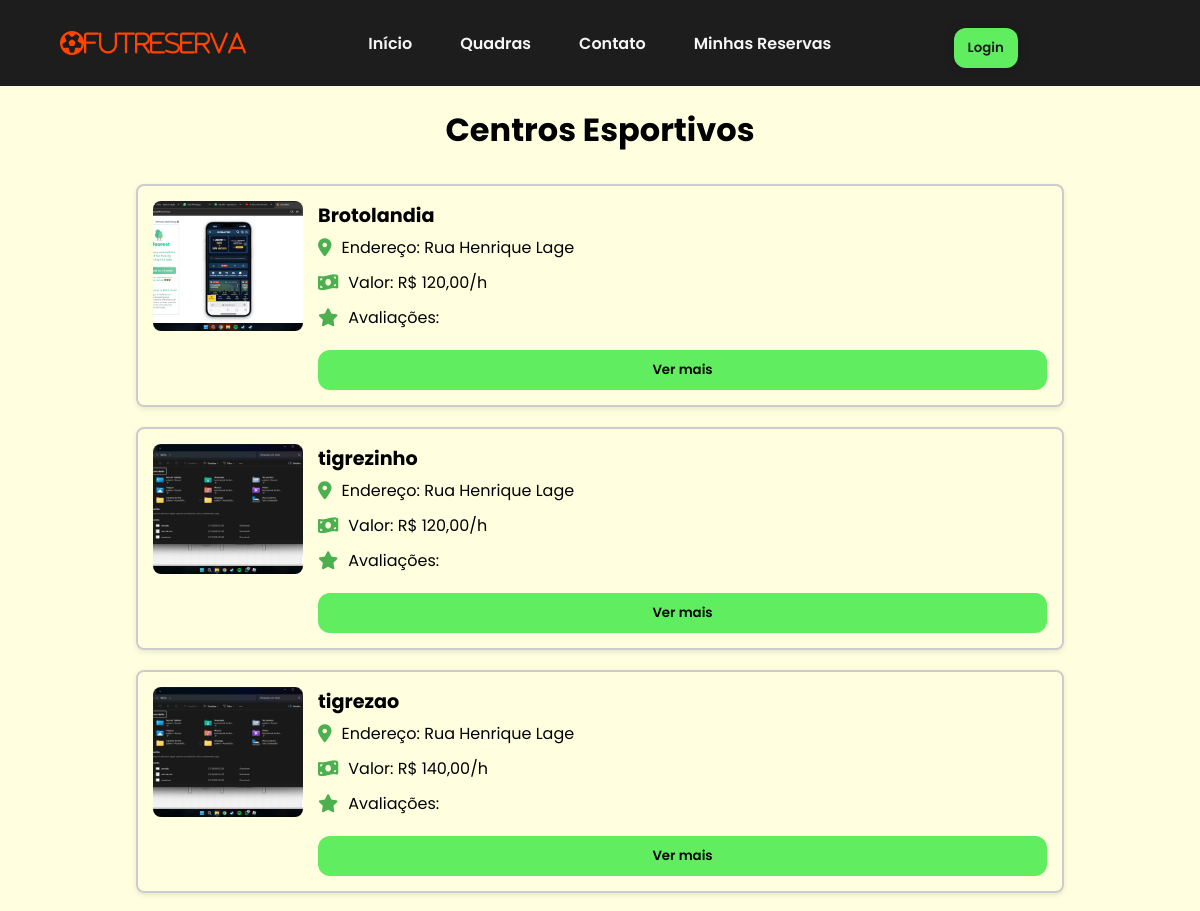
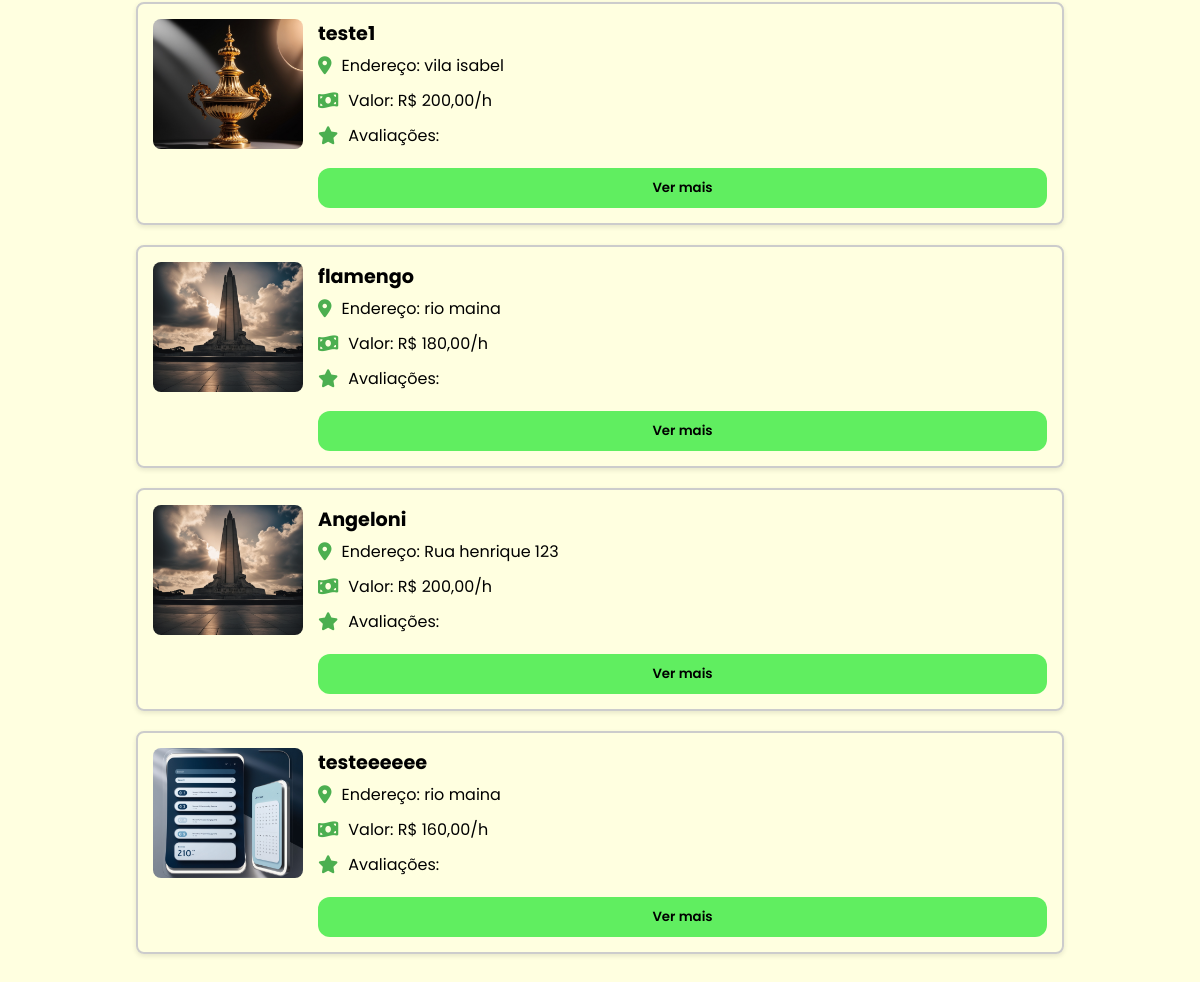
Page /society.php on the committed database (2 pictures, top to bottom).
### tables this page shows
CREATE TABLE `quadra` (
  `id_quadra` int(11) NOT NULL,
  `nome` varchar(100) NOT NULL,
  `endereco` varchar(255) NOT NULL,
  `tipo` varchar(50) NOT NULL,
  `preco` decimal(10,2) NOT NULL,
  `imagem` varchar(255) NOT NULL,
  `id_usuario` int(11) NOT NULL,
  `horarios` longtext DEFAULT NULL CHECK (json_valid(`horarios`))
);

### society.php (the view, shortened to what this page needs)
<?php
$servername = "localhost";
$username = "root";
$password = "";
$dbname = "reservaquadras";
$conn = new mysqli($servername, $username, $password, $dbname);
$sql = "SELECT id_quadra, nome, endereco, preco, imagem, horarios, id_usuario FROM quadra";
$result = $conn->query($sql);
?>
<!DOCTYPE html>
<html lang="pt-BR">
<head>
    <link rel="stylesheet" href="styles/quadras.css">
    <link rel="stylesheet" href="https://cdnjs.cloudflare.com/ajax/libs/font-awesome/6.6.0/css/all.min.css" />
    <link rel="stylesheet" href="styles/styles.css">
    <link rel="stylesheet" href="styles/home.css">
    <link rel="stylesheet" href="styles/header.css">
    <link rel="stylesheet" href="https://unpkg.com/swiper/swiper-bundle.min.css">
</head>
<body>
<header>
    <nav id="navbar">
        <i class="fa-regular fa-futbol" id="logo">FutReserva</i>
        <ul id="nav_list">
            <li id="nav-item"><a href="index.php">Início</a></li>
            <li id="nav-item"><a href="quadras.php">Quadras</a></li>
            <li id="nav-item"><a href="contatos.php">Contato</a></li>
            <li id="nav-item"><a href="reservas.php">Minhas Reservas</a></li>
        </ul>
        <div id="login-section">
            <?php if (!isset($_SESSION['user_id'])): ?>
                <button id="btn-default"><a href="login.php" id="Login-botton">Login</a></button>
            <?php endif; ?>
        </div>
    </nav>
</header>
<h1>Centros Esportivos</h1>
<div class="quadras-container">
    <?php if ($result->num_rows > 0): ?>
        <?php while($row = $result->fetch_assoc()): ?>
            <div class="quadra">
                <img src="img/<?= $row['imagem']; ?>" alt="Imagem da quadra" class="foto">
                <div class="detalhes">
                    <h2 class="nome"><?= $row['nome']; ?></h2>
                    <div class="info">
                        <i class="fa-solid fa-location-dot"></i>
                        <p>Endereço: <?= $row['endereco']; ?></p>
                    </div>
                    <div class="info">
                        <i class="fa-solid fa-money-bill-wave"></i>
                        <p>Valor: R$ <?= number_format($row['preco'], 2, ',', '.'); ?>/h</p>
                    </div>
                    <div class="info">
                        <i class="fa-solid fa-star"></i>
                        <p>Avaliações:</p>
                    </div>
                    <button class="ver-mais" data-target="#modal-<?= $row['id_quadra']; ?>">Ver mais</button>
                </div>
            </div>
        <?php endwhile; ?>
    <?php else: ?>
        <p>Não há quadras disponíveis no momento.</p>
    <?php endif; ?>
</div>
</body>
</html>

### styles/quadras.css (style rules this page uses)
body { font-family: Poppins, sans-serif; }
h1 { text-align: center; margin-top: 20px; font-size: 2em; }
.quadras-container { display: flex; flex-direction: column; justify-content: flex-start; align-items: center; padding: 20px; }
.quadra { display: flex; flex-direction: row; margin: 10px 0; padding: 15px; border: 2px solid #ccc; border-radius: 8px; width: 80%; box-shadow: 0 2px 5px rgba(0, 0, 0, 0.1); }
.foto { width: 150px; height: 130px; object-fit: cover; border-radius: 8px; margin-right: 15px; }
.detalhes { display: flex; flex-direction: column; justify-content: center; flex-grow: 1; }
.nome { font-weight: bold; font-size: 1.2em; margin-bottom: 5px; }
button { margin: 10px 0 0; padding: 10px 14px; background-color: rgb(96, 238, 96); border: none; border-radius: 12px; font-weight: 600; cursor: pointer; transition: background-color .3s ease; }
.info { display: flex; align-items: center; margin-bottom: 10px; }
.info i { font-size: 18px; margin-right: 10px; color: #4CAF50; }

### styles/styles.css (style rules this page uses)
* { font-family: "Poppins", sans-serif; margin: 0; padding: 0; box-sizing: border-box; }
body { background-color: lightyellow; }
#btn-default { border: none; display: flex; align-items: center; justify-content: center; background-color: rgb(96, 238, 96); border-radius: 12px; padding: 10px 14px; font-weight: 600; box-shadow: 0px 0px 10px 2px rgba(0, 0, 0, 0.1); cursor: pointer; transition: background-color .3s ease; }
#btn-default a { text-decoration: none; color: #1d1d1d; }

### styles/header.css (style rules this page uses)
header { width: 100%; padding: 18px 5%; background-color: #1d1d1d; }
#navbar { width: 100%; display: flex; align-items: center; justify-content: space-between; }
#navbar #logo { font-size: 24px; color: #ff4500; }
#nav_list { display: flex; list-style: none; gap: 48px; }
#nav-item a { text-decoration: none; color: whitesmoke; font-weight: 600; }

### society.php (style rules this page uses)
* { font-family: 'Poppins', sans-serif; }

### rows in the picture
quadra: imagem (picture), nome "Brotolandia", endereco "Rua Henrique Lage", preco "120,00"
quadra: imagem (picture), nome "tigrezinho", endereco "Rua Henrique Lage", preco "120,00"
quadra: imagem (picture), nome "tigrezao", endereco "Rua Henrique Lage", preco "140,00"
quadra: imagem (picture), nome "teste1", endereco "vila isabel", preco "200,00"
quadra: imagem (picture), nome "flamengo", endereco "rio maina", preco "180,00"
quadra: imagem (picture), nome "Angeloni", endereco "Rua henrique 123", preco "200,00"
quadra: imagem (picture), nome "testeeeeee", endereco "rio maina", preco "160,00"
